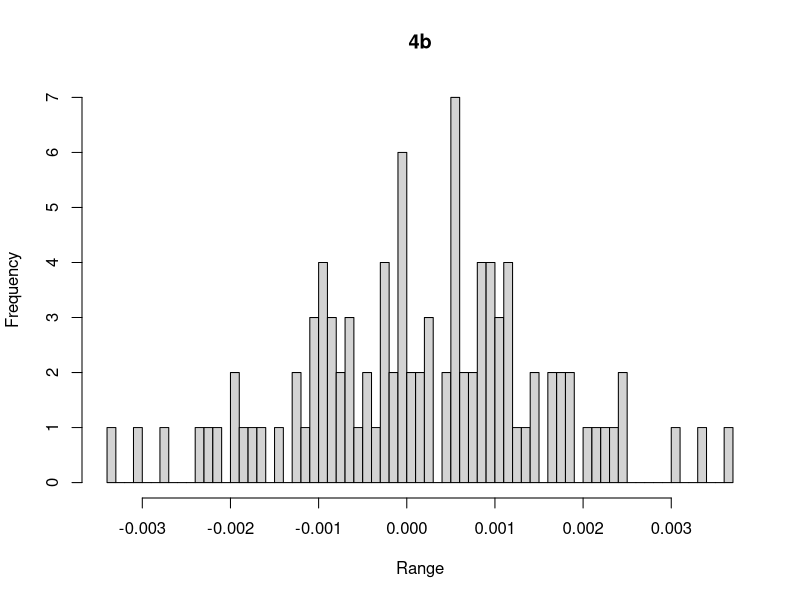

R code for this plot:
#4 x=2, v=10

#4a fungsi prob dan dist chisquare
x <- 2
v <- 10

integral <- function(x)
{
  return (x^(5) * exp(1)^(-x))
}

temp <- integrate(integral, 0, Inf)

z <- as.numeric(temp[1])

fx <- function(input)
{
  return (1 / (z * 2^(1/2 * v)) * x^(v/2 - 1) * exp(1)^(-x/2) * input)
}

#4b histogram 100 data

set.seed(1)
r <- rnorm(1000)

hist(fx(r[1:100]), main = "4b", breaks = 100, xlab = "Range")

#4c rerata dan varian

paste ("4c Rerata = ", v, " | Varian = ", 2*v)